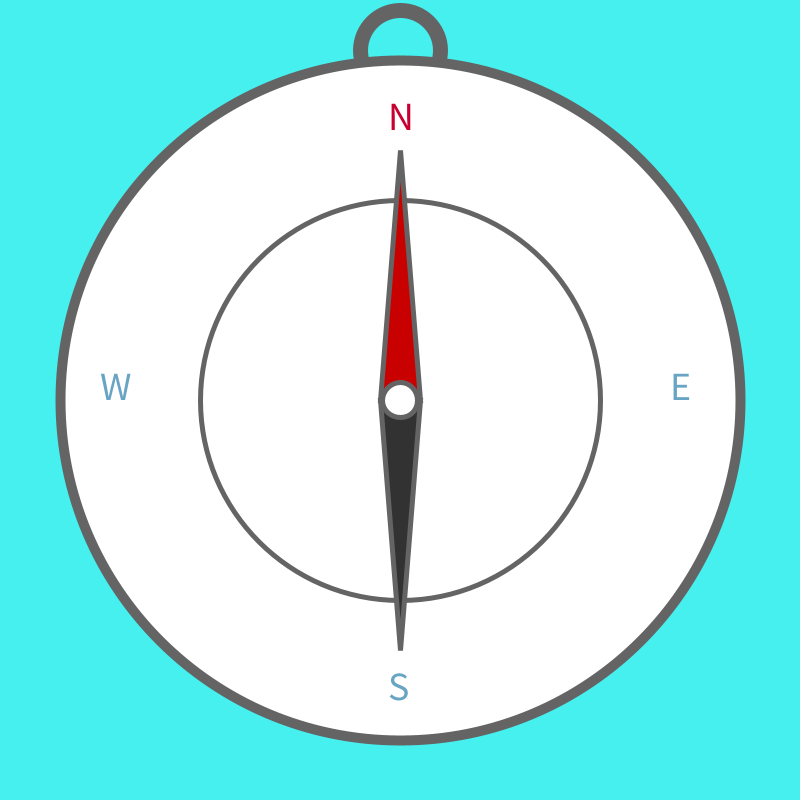
Frame 1 (no input)
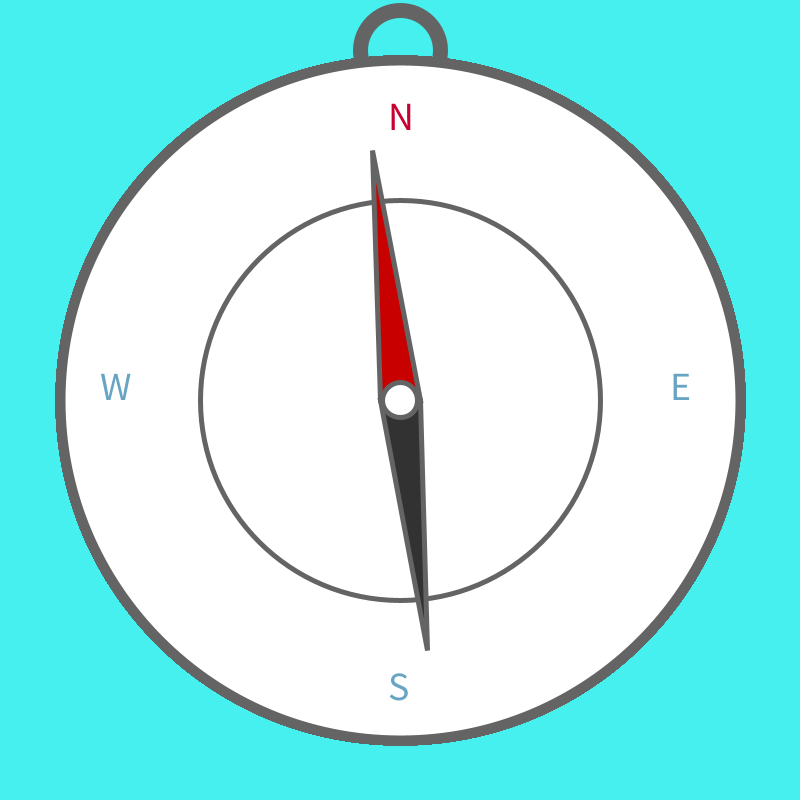
Frame 60 (the mouse pressed at the canvas centre just before this capture)
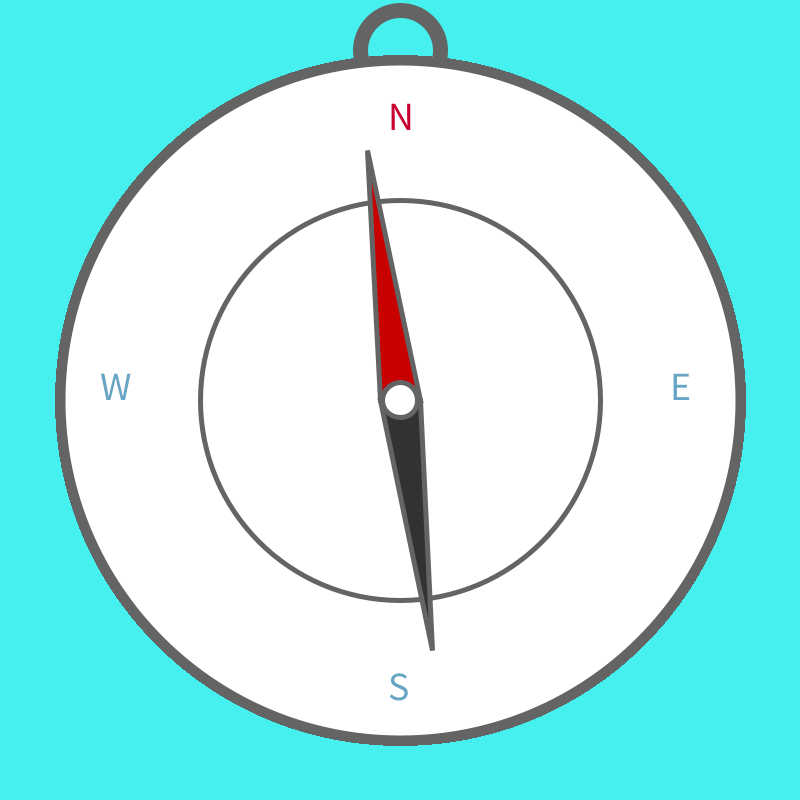
Frame 120 (the mouse held since frame 60 and released just before this capture)

The Processing sketch that drew these frames (run headless with seeded random() and noise(); from frame 60 on, the mouse is pressed at the canvas centre):

// Processing sketch: processing_121531
// ── processing_121531.pde


//nicholas Kiray, "Compass
//Sept. 30 2013
float movement;

float needlePin;
float needleA;
float needleB;

float compassBodyX;
float compassBodyY;
float bodySize;

float compassInner;

float compassRingX;
float compassRingY;
float ringSize;

float leftNeedleX;
float leftNeedleY;
float topNeedleX;
float topNeedleY;
float rightNeedleX;
float rightNeedleY;
float bottomNeedleX;
float bottomNeedleY;

float needlePinX;
float needlePinY;
float pinSizeX;
float pinSizeY;

float centerPin=400;

void setup () {
  size (800, 800);
  frameRate(30);
  stroke (100);
  strokeWeight (15);

  leftNeedleX=380;
  leftNeedleY=400;
  topNeedleX=400;
  topNeedleY=150;
  rightNeedleX=420;
  rightNeedleY=400;
  bottomNeedleX=400;
  bottomNeedleY=650;

  compassBodyX=400;
  compassBodyY=400;
  bodySize=680;

  compassInner=400;

  compassRingX=400;
  compassRingY=50;
  ringSize=80;
  
  needlePinX=400;
  needlePinY=400;
  pinSizeX=30;
  pinSizeY=30;


  background (70, 240, 239);
  smooth();

  //ring on top
  noFill();
  ellipse(compassRingX, compassRingY, ringSize, ringSize); 
  
}

void draw(){
  
  smooth();
  //compass body
  fill (255);
  color (255);
  strokeWeight (10);
  ellipseMode (CENTER);
  ellipse (compassBodyX, compassBodyY, bodySize, bodySize);
  
     //inner circle
  strokeWeight (5);
  noFill();
  ellipse (compassInner,compassInner,compassInner,compassInner);

  //north, south, east, west

  textSize(40);
  fill(200, 0, 50);
  text("N", 388, 130); 
  fill(0, 102, 153, 151);
  text("W", 100, 400); 
  text("E", 670, 400);
  text("S", 388, 700);
  
 // needles of compass
  strokeWeight (5);
  fill (200, 0, 0);
  triangle (leftNeedleX, leftNeedleY, topNeedleX, topNeedleY, leftNeedleX+40, leftNeedleY);
  fill (50);
  triangle (leftNeedleX, leftNeedleY, bottomNeedleX, bottomNeedleY, leftNeedleX+40, leftNeedleY);
    
    //center pin
  fill (255);
  ellipseMode(CENTER);
  ellipse (centerPin,centerPin,35,35);
  
  float distance=random(-3,3);
  constrain(topNeedleX,380,420);
  constrain(bottomNeedleX,380,420);
  topNeedleX=topNeedleX+distance;
  bottomNeedleX = bottomNeedleX-distance;
  }
